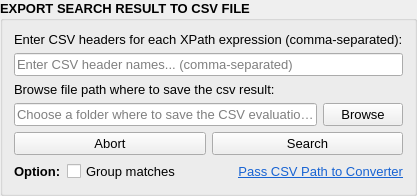
             <widget class="QGroupBox" name="group_box_export_to_csv">
              <property name="sizePolicy">
               <sizepolicy hsizetype="Preferred" vsizetype="Preferred">
                <horstretch>0</horstretch>
                <verstretch>0</verstretch>
               </sizepolicy>
              </property>
              <property name="font">
               <font>
                <family>Microsoft YaHei UI</family>
                <pointsize>10</pointsize>
                <italic>false</italic>
                <bold>true</bold>
                <underline>false</underline>
                <strikeout>false</strikeout>
               </font>
              </property>
              <property name="title">
               <string>EXPORT SEARCH RESULT TO CSV FILE</string>
              </property>
              <layout class="QVBoxLayout" name="verticalLayout_11">
               <item>
                <widget class="QLabel" name="label_csv_headers_info">
                 <property name="sizePolicy">
                  <sizepolicy hsizetype="Minimum" vsizetype="Preferred">
                   <horstretch>0</horstretch>
                   <verstretch>0</verstretch>
                  </sizepolicy>
                 </property>
                 <property name="font">
                  <font>
                   <family>Microsoft YaHei UI</family>
                   <pointsize>10</pointsize>
                   <italic>false</italic>
                   <bold>false</bold>
                   <underline>false</underline>
                   <strikeout>false</strikeout>
                  </font>
                 </property>
                 <property name="text">
                  <string>Enter CSV headers for each XPath expression (comma-separated):</string>
                 </property>
                </widget>
               </item>
               <item>
                <layout class="QHBoxLayout" name="hor_layout_csv_headers">
                 <item>
                  <widget class="QLineEdit" name="line_edit_csv_headers_input">
                   <property name="sizePolicy">
                    <sizepolicy hsizetype="Expanding" vsizetype="Fixed">
                     <horstretch>0</horstretch>
                     <verstretch>0</verstretch>
                    </sizepolicy>
                   </property>
                   <property name="font">
                    <font>
                     <family>Microsoft YaHei UI</family>
                     <pointsize>10</pointsize>
                     <italic>false</italic>
                     <bold>false</bold>
                     <underline>false</underline>
                     <strikeout>false</strikeout>
                    </font>
                   </property>
                   <property name="placeholderText">
                    <string>Enter CSV header names... (comma-separated)</string>
                   </property>
                   <property name="clearButtonEnabled">
                    <bool>true</bool>
                   </property>
                  </widget>
                 </item>
                </layout>
               </item>
               <item>
                <widget class="QLabel" name="label_csv_export_input">
                 <property name="sizePolicy">
                  <sizepolicy hsizetype="Minimum" vsizetype="Preferred">
                   <horstretch>0</horstretch>
                   <verstretch>0</verstretch>
                  </sizepolicy>
                 </property>
                 <property name="font">
                  <font>
                   <family>Microsoft YaHei UI</family>
                   <pointsize>10</pointsize>
                   <italic>false</italic>
                   <bold>false</bold>
                   <underline>false</underline>
                   <strikeout>false</strikeout>
                  </font>
                 </property>
                 <property name="text">
                  <string>Browse file path where to save the csv result:</string>
                 </property>
                </widget>
               </item>
               <item>
                <layout class="QHBoxLayout" name="hor_layout_csv_input_and_export">
                 <item>
                  <widget class="QLineEdit" name="line_edit_csv_output_path">
                   <property name="font">
                    <font>
                     <family>Microsoft YaHei UI</family>
                     <pointsize>10</pointsize>
                     <italic>false</italic>
                     <bold>false</bold>
                     <underline>false</underline>
                     <strikeout>false</strikeout>
                    </font>
                   </property>
                   <property name="placeholderText">
                    <string>Choose a folder where to save the CSV evaluation...</string>
                   </property>
                   <property name="clearButtonEnabled">
                    <bool>true</bool>
                   </property>
                  </widget>
                 </item>
                 <item>
                  <widget class="QPushButton" name="button_browse_csv">
                   <property name="font">
                    <font>
                     <family>Microsoft YaHei UI</family>
                     <pointsize>10</pointsize>
                     <italic>false</italic>
                     <bold>false</bold>
                     <underline>false</underline>
                     <strikeout>false</strikeout>
                    </font>
                   </property>
                   <property name="toolTip">
                    <string>Choose the folder and filename where the results CSV will be saved.</string>
                   </property>
                   <property name="text">
                    <string>Browse</string>
                   </property>
                  </widget>
                 </item>
                </layout>
               </item>
               <item>
                <layout class="QHBoxLayout" name="hor_layout_button_export_and_abort">
                 <item>
                  <widget class="QPushButton" name="button_abort_csv_export">
                   <property name="enabled">
                    <bool>true</bool>
                   </property>
                   <property name="font">
                    <font>
                     <family>Microsoft YaHei UI</family>
                     <pointsize>10</pointsize>
                     <italic>false</italic>
                     <bold>false</bold>
                     <underline>false</underline>
                     <strikeout>false</strikeout>
                    </font>
                   </property>
                   <property name="toolTip">
                    <string>Stop the current operation.</string>
                   </property>
                   <property name="text">
                    <string>Abort</string>
                   </property>
                   <property name="flat">
                    <bool>false</bool>
                   </property>
                  </widget>
                 </item>
                 <item>
                  <widget class="QPushButton" name="button_start_csv_export">
                   <property name="font">
                    <font>
                     <family>Microsoft YaHei UI</family>
                     <pointsize>10</pointsize>
                     <italic>false</italic>
                     <bold>false</bold>
                     <underline>false</underline>
                     <strikeout>false</strikeout>
                    </font>
                   </property>
                   <property name="toolTip">
                    <string>Search the XML files and export the results to the CSV file.</string>
                   </property>
                   <property name="text">
                    <string>Search</string>
                   </property>
                  </widget>
                 </item>
                </layout>
               </item>
               <item>
                <layout class="QHBoxLayout" name="horizontalLayout_2">
                 <item>
                  <widget class="QLabel" name="label_options">
                   <property name="sizePolicy">
                    <sizepolicy hsizetype="Maximum" vsizetype="Preferred">
                     <horstretch>0</horstretch>
                     <verstretch>0</verstretch>
                    </sizepolicy>
                   </property>
                   <property name="font">
                    <font>
                     <family>Microsoft YaHei UI</family>
                     <pointsize>10</pointsize>
                     <italic>false</italic>
                     <bold>true</bold>
                     <underline>false</underline>
                     <strikeout>false</strikeout>
                    </font>
                   </property>
                   <property name="text">
                    <string>Option:</string>
                   </property>
                  </widget>
                 </item>
                 <item>
                  <widget class="QCheckBox" name="checkbox_group_matches">
                   <property name="sizePolicy">
                    <sizepolicy hsizetype="Preferred" vsizetype="Fixed">
                     <horstretch>0</horstretch>
                     <verstretch>0</verstretch>
                    </sizepolicy>
                   </property>
                   <property name="font">
                    <font>
                     <family>Microsoft YaHei UI</family>
                     <pointsize>10</pointsize>
                     <italic>false</italic>
                     <bold>false</bold>
                     <underline>false</underline>
                     <strikeout>false</strikeout>
                    </font>
                   </property>
                   <property name="toolTip">
                    <string>Group matches in the CSV using semicolons; if unchecked, each match is written to a separate row.</string>
                   </property>
                   <property name="text">
                    <string>Group matches</string>
                   </property>
                   <property name="checked">
                    <bool>false</bool>
                   </property>
                  </widget>
                 </item>
                 <item>
                  <widget class="QLabel" name="button_pass_csv_to_converter">
                   <property name="font">
                    <font>
                     <family>Microsoft YaHei UI</family>
                     <pointsize>10</pointsize>
                     <italic>false</italic>
                     <bold>false</bold>
                     <underline>false</underline>
                     <strikeout>false</strikeout>
                    </font>
                   </property>
                   <property name="layoutDirection">
                    <enum>Qt::LayoutDirection::LeftToRight</enum>
                   </property>
                   <property name="styleSheet">
                    <string notr="true"/>
                   </property>
                   <property name="frameShape">
                    <enum>QFrame::Shape::NoFrame</enum>
                   </property>
                   <property name="frameShadow">
                    <enum>QFrame::Shadow::Plain</enum>
                   </property>
                   <property name="text">
                    <string>&lt;a href=&quot;#&quot; style=&quot;color:#1763d3;&quot;&gt;Pass CSV Path to Converter&lt;/a&gt;</string>
                   </property>
                   <property name="alignment">
                    <set>Qt::AlignmentFlag::AlignRight|Qt::AlignmentFlag::AlignTrailing|Qt::AlignmentFlag::AlignVCenter</set>
                   </property>
                  </widget>
                 </item>
                </layout>
               </item>
              </layout>
             </widget>
